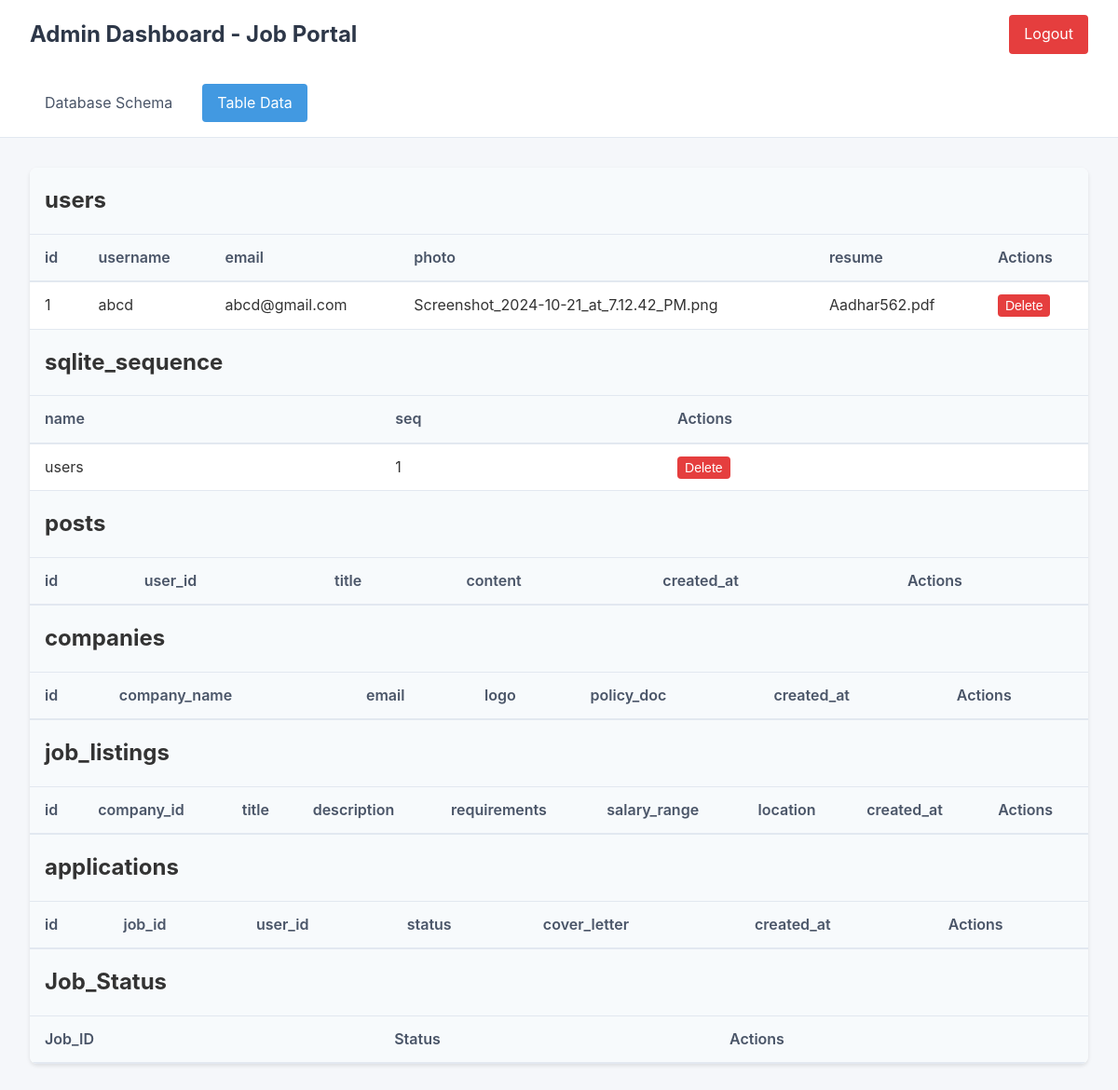
Page /admin/tables (signed in) on the earlier database version.
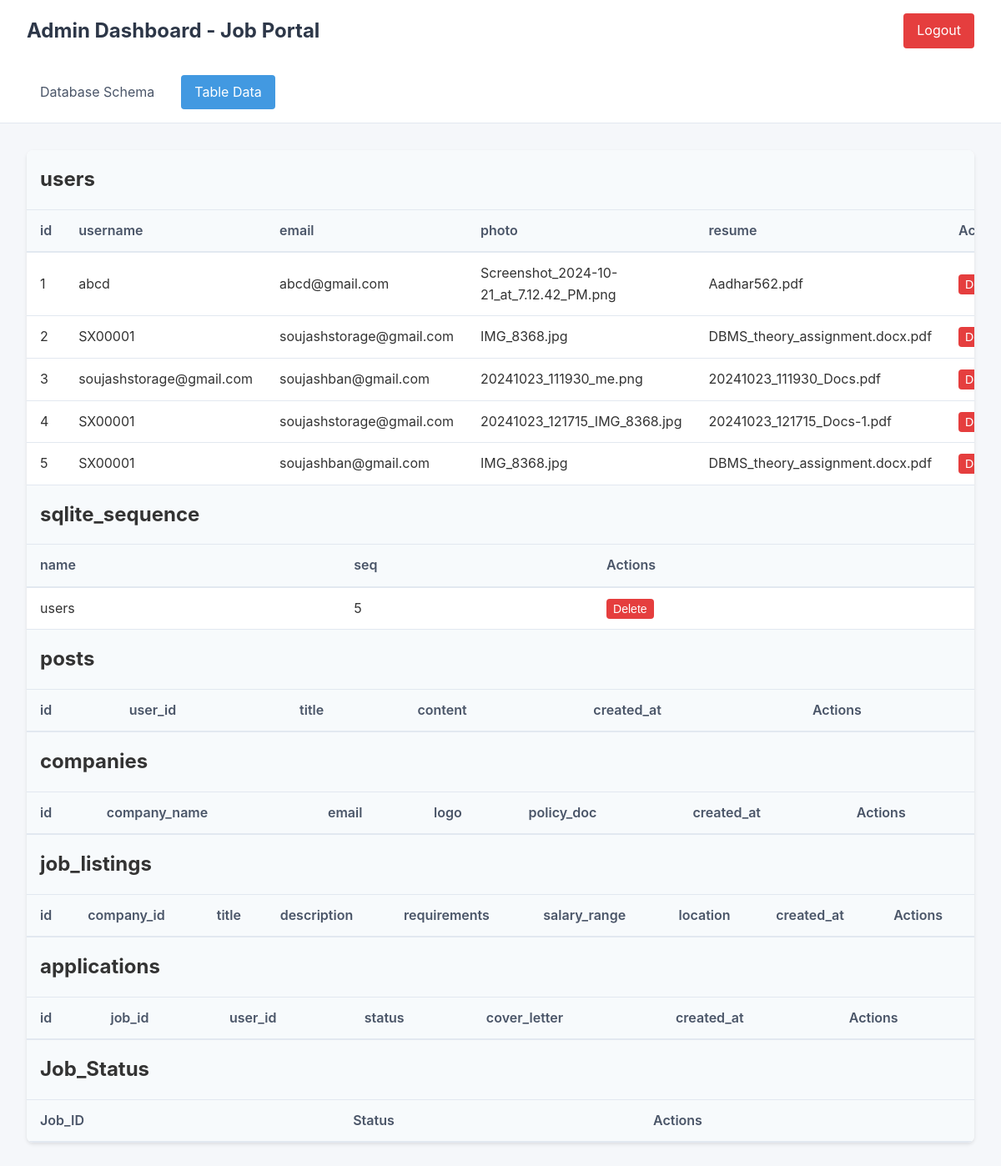
Same page on the later database version.
### tables this page shows
CREATE TABLE users (
                        id INTEGER PRIMARY KEY AUTOINCREMENT,
                        username TEXT NOT NULL,
                        email TEXT NOT NULL,
                        password TEXT NOT NULL,
                        photo TEXT NOT NULL,
                        resume TEXT NOT NULL);

### app.py (the view)
@app.route('/admin/tables')
def admin_tables():
    if not session.get('admin'):
        return redirect(url_for('admin_login'))
    conn = get_db()
    cursor = conn.cursor()
    cursor.execute("SELECT name FROM sqlite_master WHERE type='table';")
    tables = cursor.fetchall()
    table_data = {}
    for table in tables:
        table_name = table['name']
        cursor.execute(f"PRAGMA table_info({table_name});")
        columns = cursor.fetchall()
        visible_columns = [col['name'] for col in columns if col['name'].lower() != 'password']
        columns_str = ', '.join(visible_columns)
        cursor.execute(f"SELECT {columns_str} FROM {table_name}")
        rows = cursor.fetchall()
        primary_key = next((col['name'] for col in columns if col['pk'] == 1), 'id')
        table_data[table_name] = {
            'columns': visible_columns,
            'rows': rows,
            'primary_key': primary_key
        }
    conn.close()
    return render_template('admin.html', table_data=table_data, active_tab='tables')

### app.py (called while the page is built)
def get_db():
    conn = sqlite3.connect('jobportal.db')
    conn.row_factory = sqlite3.Row
    return conn

### templates/admin.html (shortened to what this page needs)
<!DOCTYPE html>
<html lang="en">
<head>
</head>
<body>
    <header class="header">
        <h1>Admin Dashboard - Job Portal</h1>
        <a href="{{ url_for('admin_logout') }}" class="logout-btn">Logout</a>
    </header>
    <nav class="nav-tabs">
        <a href="{{ url_for('admin_dashboard') }}" class="{{ 'active' if active_tab == 'schema' }}">Database Schema</a>
        <a href="{{ url_for('admin_tables') }}" class="{{ 'active' if active_tab == 'tables' }}">Table Data</a>
    </nav>
    <main class="content">
        {% if active_tab == 'schema' %}
        <div class="schema-container">
            {% for table_name, columns in schema_info.items() %}
            <div class="table-card">
                <h2 class="table-name">{{ table_name }}</h2>
                {% for column in columns %}
                <div class="column-info">
                    <span class="column-name">{{ column['name'] }}</span>
                    <span class="column-type">{{ column['type'] }}</span>
                    <div class="constraints">
                        {% if column['pk'] %}PRIMARY KEY{% endif %}
                        {% if column['notnull'] %}NOT NULL{% endif %}
                        {% if column['dflt_value'] %}DEFAULT: {{ column['dflt_value'] }}{% endif %}
                    </div>
                </div>
                {% endfor %}
            </div>
            {% endfor %}
        </div>
        {% else %}
        <div class="tables-container">
            {% for table_name, data in table_data.items() %}
            <h2 class="table-title">{{ table_name }}</h2>
            <table class="table-view">
                <thead>
                    <tr>
                        {% for column in data.columns %}
                        <th>{{ column }}</th>
                        {% endfor %}
                        <th>Actions</th>
                    </tr>
                </thead>
                <tbody>
                    {% for row in data.rows %}
                    <tr>
                        {% for column in data.columns %}
                        <td>{{ row[column] }}</td>
                        {% endfor %}
                        <td>
                            <button class="action-btn delete-btn" onclick="showDeleteModal('{{ table_name }}', '{{ row.id }}')">
                                Delete
                            </button>
                        </td>
                    </tr>
                    {% endfor %}
                </tbody>
            </table>
            {% endfor %}
        </div>
        {% endif %}
    </main>
</body>
</html>

Differences in the rows shown:
added users: id "2" "SX00001" "soujashstorage@gmail.com" "IMG_8368.jpg" "DBMS_theory_assignment.docx.pdf"
added users: id "3" "soujashstorage@gmail.com" "soujashban@gmail.com" "20241023_111930_me.png" "20241023_111930_Docs.pdf"
added users: id "4" "SX00001" "soujashstorage@gmail.com" "20241023_121715_IMG_8368.jpg" "20241023_121715_Docs-1.pdf"
added users: id "5" "SX00001" "soujashban@gmail.com" "IMG_8368.jpg" "DBMS_theory_assignment.docx.pdf"
Other differences:
list line gone: "1"
new list line: "5"
